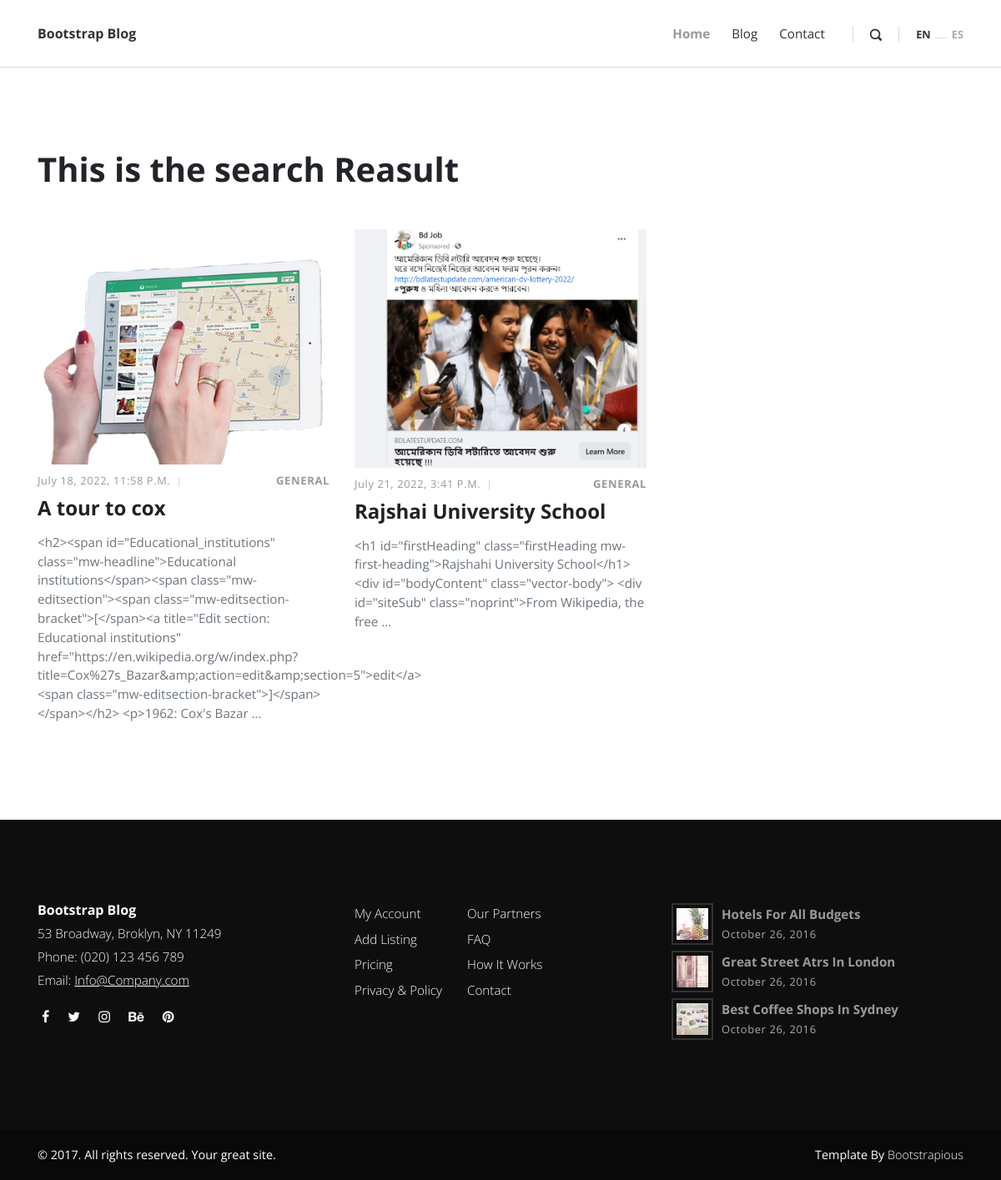
The app's page /search/ with its own data.
### posts/models.py (models this page shows, shortened)
class Post(models.Model):
    id = models.AutoField(auto_created=True, primary_key=True)
    title = models.CharField(max_length=100)
    overview = HTMLField()
    timestamp = models.DateTimeField(auto_now_add=True)
    author = models.ForeignKey(Author,on_delete=models.CASCADE)
    thubnail = models.ImageField()
    categories = models.ManyToManyField(Category)
    featured = models.BooleanField(default=False)
    previous_post = models.ForeignKey('self',related_name='previous', on_delete=models.SET_NULL, blank=True, null=True)
    next_post = models.ForeignKey('self',related_name='next', on_delete = models.SET_NULL, blank=True, null=True)
    def get_absolute_url(self):
        return reverse('post', kwargs={
            'id':self.id
        })

class Category(models.Model):
    name = models.CharField(max_length=50)

### posts/views.py (the view)
# urls.py: path('search/',views.search,name='search')
def search(request):
    qs = Post.objects.all()
    query = request.GET.get('q')
    if query:
        qs = qs.filter(
            Q(title__icontains=query)|
            Q(overview__icontains=query)
        ).distinct()
    contex = {
        'qs':qs
    }
    return render(request,'search.html',contex)

### templates/search.html
{% extends 'base.html' %}
{% load static %}
{% block content %}
    <section class="latest-posts">
      <div class="container">
        <header>
          <h1>This is the search Reasult</h1>
        </header>
        <div class="row">
          {% for obj in qs %}
          <div class="post col-md-4">
            <div class="post-thumbnail"><a href="{{obj.get_absolute_url}}"><img src="{{obj.thubnail.url}}" width="640" height="450" alt="..." class="img-fluid"></a></div>
            <div class="post-details">
              <div class="post-meta d-flex justify-content-between">
                <div class="date">{{obj.timestamp}}</div>
                {% for cat in obj.categories.all %}
                <div class="category"><a href="#">{{cat.name}}</a></div>
                {% endfor %}
              </div><a href="post.html">
                <h3 class="h4">{{obj.title}}</h3></a>
              <p class="text-muted"> {{obj.overview|truncatewords:15}}</p>
            </div>
          </div>
          {% endfor %}
       </div>
    </div>
    </section>
{% endblock %}

### static/css/style.default.css (style rules this page uses)
body { overflow-x: hidden; }
a, i, span { display: inline-block; text-decoration: none; -webkit-transition: all 0.3s; transition: all 0.3s; }
section { padding: 100px 0; overflow-x: hidden; }
.category a { color: #999; letter-spacing: 0.08em; font-weight: 700; text-transform: uppercase; text-decoration: none; font-size: 13px; }
.category a::after { content: ','; color: #ddd; display: inline-block; margin-right: 5px; }
.category a:last-of-type::after { display: none; }
h1, h2, h3, h4, h5, h6 { margin-bottom: 15px; }
section.latest-posts header { margin-bottom: 50px; }
.post-meta { margin: 10px 0; font-size: 0.8em; }
.post-meta .date { text-transform: uppercase; font-weight: 400; }
.post-meta .date::after { display: none; }
.post p:not(.lead) { font-weight: 400; color: #777; font-size: 0.95em; }
.post a { text-decoration: none; }
.post h3 { line-height: 1.1em; color: #222; -webkit-transition: all 0.3s; transition: all 0.3s; margin-bottom: 1rem; }
.post .category a { color: #999; letter-spacing: 0.05em; font-weight: 700; text-transform: uppercase; text-decoration: none; }
.post .date { letter-spacing: 0.05em; font-weight: 400; text-transform: uppercase; color: #aaa; }
.post .title, .post .date, .post .comments, .post .views { font-weight: 400; color: #999; text-transform: capitalize; }
.post .title::after, .post .date::after, .post .comments::after, .post .views::after { content: '|'; display: inline-block; margin: 0 7px; font-size: 0.9em; color: #ccc; }
body { font-family: "Open Sans", sans-serif; font-size: 1rem; font-weight: normal; line-height: 1.5; color: #212529; background-color: #fff; }
a { color: #999; text-decoration: none; }
h1, h2, h3, h4, h5, h6, .h1, .h2, .h3, .h4, .h5, .h6 { margin-bottom: 0.5rem; font-family: inherit; font-weight: 700; line-height: 1.1; color: inherit; }
h1, .h1 { font-size: 2.5rem; }
h3, .h3 { font-size: 1.75rem; }
h4, .h4 { font-size: 1.5rem; }

### records on screen
Post: thubnail (picture), timestamp "July 18, 2022, 11:58 P.m.", title "A tour to cox", overview "<h2><span id=\"Educational_institutions\" class=\"mw-headline\">Educational institutions</span><span class=\"mw-editsection\"><span class=\"mw-editsection-bracket\">[</span><a title=\"Edit section: Educational institutions\" href=\"https://en.wikipedia.org/w/index.php?title=Cox%27s_Bazar&amp;action=edit&amp;section=5\">edit</a><span class=\"mw-editsection-bracket\">]</span></span></h2> <p>1962: Cox's Bazar …"
Category: name "GENERAL"
Post: thubnail (picture), timestamp "July 21, 2022, 3:41 P.m.", title "Rajshai University School", overview "<h1 id=\"firstHeading\" class=\"firstHeading mw-first-heading\">Rajshahi University School</h1> <div id=\"bodyContent\" class=\"vector-body\"> <div id=\"siteSub\" class=\"noprint\">From Wikipedia, the free …"
